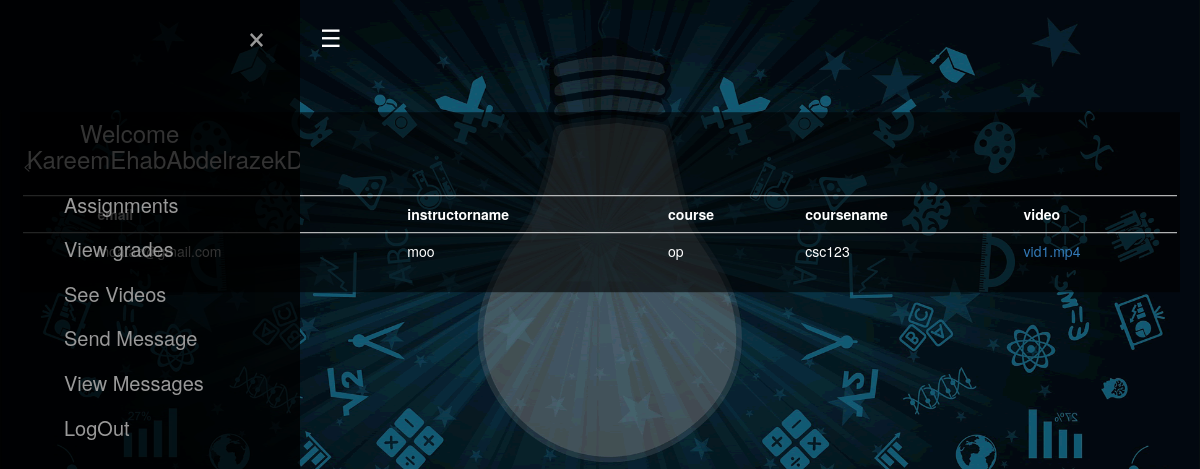
Before: /viewvideocourse.php (signed in) with the older database file.
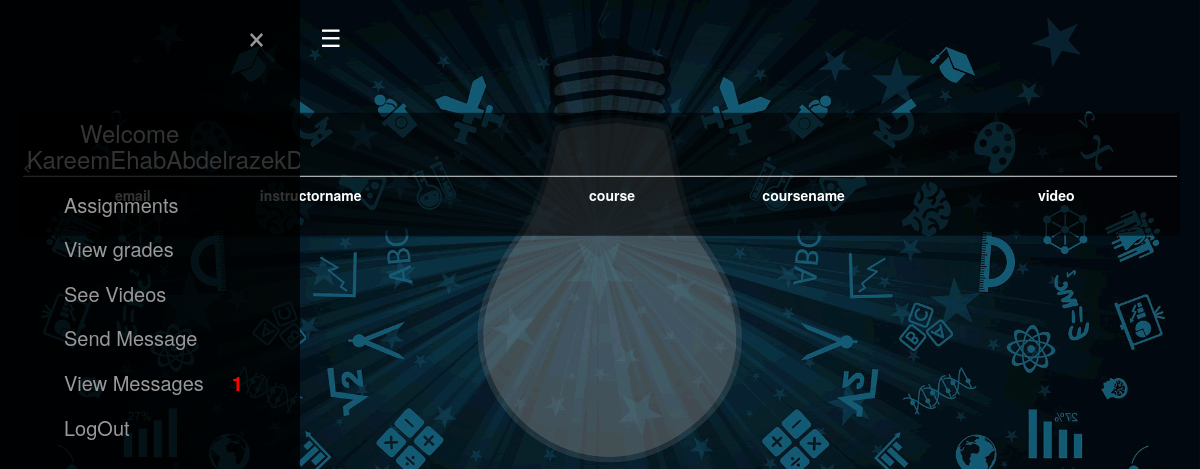
After: the same page with the newer database file.
### tables this page shows
CREATE TABLE `addcoursevideo` (
  `ID` int(11) NOT NULL,
  `email` varchar(255) NOT NULL,
  `course` varchar(255) NOT NULL,
  `videoname` varchar(255) NOT NULL,
  `video` varchar(255) NOT NULL
);

### Chatting.php (called while the page is built, shortened)
<?php
class Chatting{
            ?>
            <?php
 public function getNumberOfMessages(){
        include 'dB.php';
        $sql = mysqli_query($conn, "SELECT message FROM Chat WHERE Receiver= '".$_SESSION['email']."' AND messageType='Delivered'");
        $count = 0;
        while($row = mysqli_fetch_array($sql)){
            $count++;
        }
        return $count;
   }
}
?>

### viewvideocourse.php (the view, shortened to what this page needs)
<?php include"studentFrontEnd.php"?>
<div class ="content">
<div class = wrapper>
<head>
 <link rel="stylesheet" href="https://maxcdn.bootstrapcdn.com/bootstrap/3.4.1/css/bootstrap.min.css">
</head>
<br>
<body>
<form method="POST" action="">
<div class="register">
<br><br>
<table class="table table-hover">
  <tr>
   <td><b>email</b></td>
    <td><b>instructorname</b></td>
    <td><b>course</b></td>
    <td><b>coursename</b></td>
    <td><b>video</b></td>
  </tr>
  <?php
$result = mysqli_query($conn, "SELECT * FROM addcoursevideo");
while($row = mysqli_fetch_array($result)){
  $id = $row['ID'];
  $email=$row['email'];
  $instructorname=$row['instructorname'];
  $course=$row['course'];
  $coursename=$row['coursename'];
  $video=$row['video'];
  ?>
  <br><br>
  <td><?= $email ?></td>
  <td><?= $instructorname ?></td>
  <td><?= $course ?></td>
  <td><?= $coursename ?></td>
  <td><?= "<a href='watch.php?ID=$id'>$video</a>"?> </td>
<?php
}
?>
</table>
</div>
</form>
</body>
</div>
</div>

### studentFrontEnd.php (shortened to what this page needs)
<!DOCTYPE html>
<html>
<head>
</head>
<body>
<div class="content">
 <div id="mainbox" onclick="openFunction()"><div class="session">&#9776;
					</div>
					</div>
  <div id="menu" class="sidemenu">
  				<h3><?php
					echo '&nbsp&nbsp&nbsp&nbsp&nbsp&nbsp&nbsp&nbsp&nbsp&nbsp&nbsp&nbspWelcome<br>&nbsp&nbsp&nbsp&nbsp'.$_SESSION['email'];
				?></h3>
  				<a href="assignments.php">Assignments</a>
				<a href="">View grades</a>
                <a href="viewvideocourse.php">See Videos</a>
				<a href="studentMessageFrontEnd.php">Send Message</a>
				<a href="viewMessageStudent.php">View Messages
				<?php
				  include 'Chatting.php';
				  $no = new Chatting();
				  if($no->getNumberOfMessages() > 0){
				   echo '<strong>&nbsp&nbsp&nbsp&nbsp' .$no->getNumberOfMessages(). '</strong>';
				}
				   else{
					 echo '';
				   }
				?>
				</a>
				<a href='logout.php'>LogOut</a>
   <a href="#" class="closebtn" onclick="closeFunction()">&times;</a>
 </div>
</div>
</body>
</html>

Changed rows visible on the page:
removed addcoursevideo: email "moataz@gmail.com", instructorname "moo", course "op", coursename "csc123", video "vid1.mp4"
Other visible differences:
$no->getNumberOfMessages(): (not shown) → "1"
